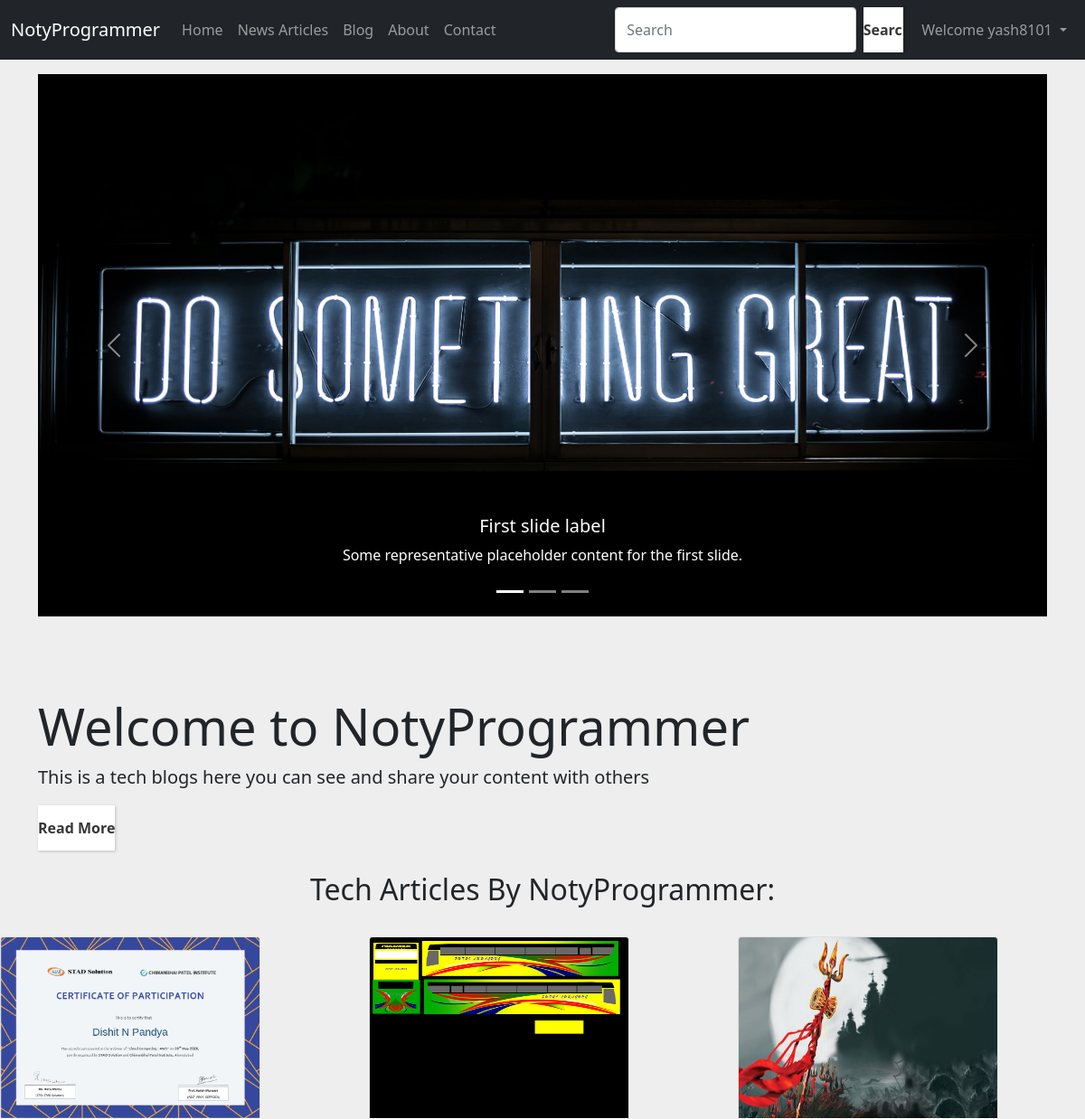
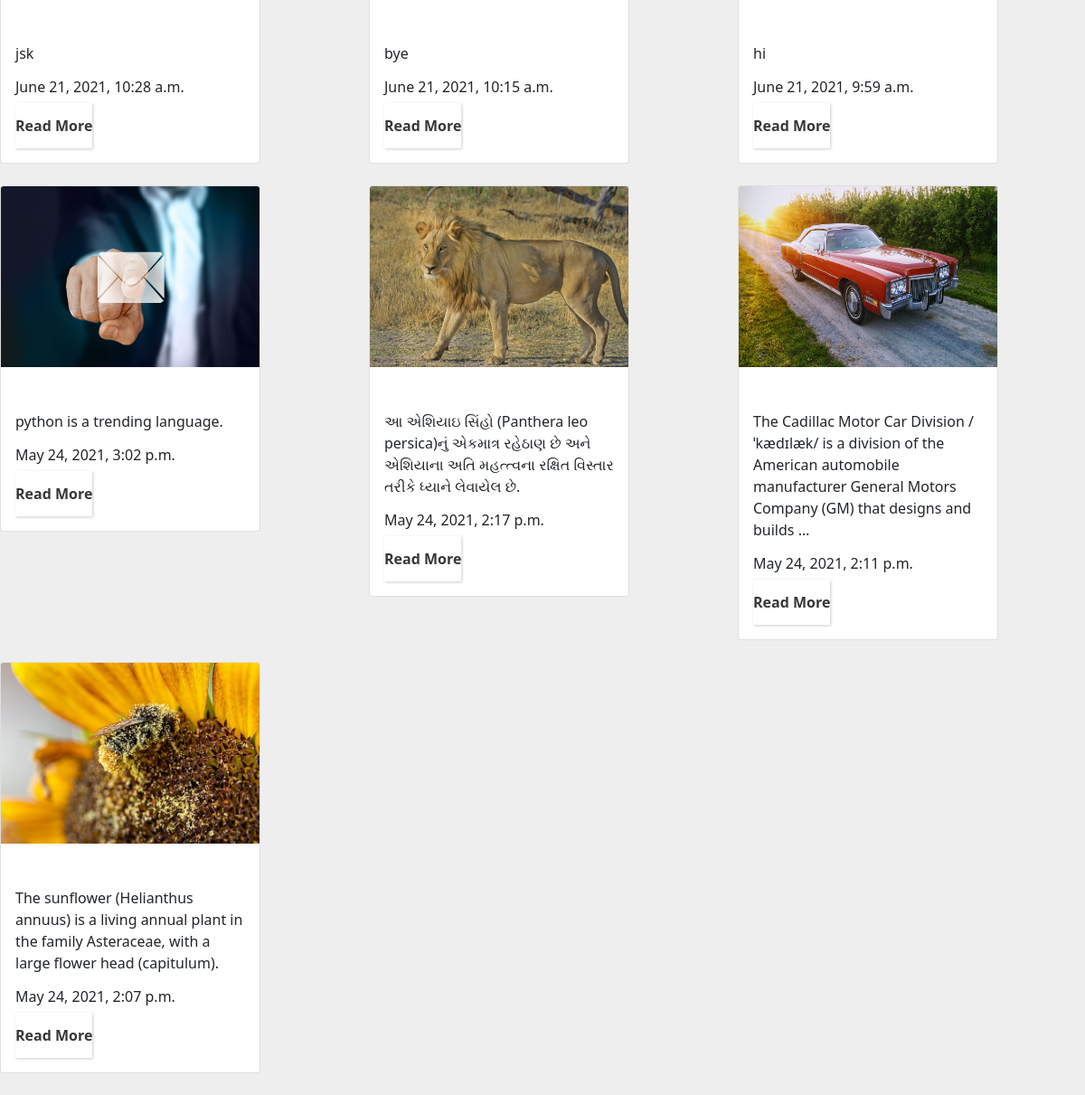
Screenshot of / (signed in) with the database file from the repository (2 pictures, top to bottom).
### blog/models.py (models this page shows, shortened)
class Post(models.Model):
    Sno=models.AutoField(primary_key=True)
    title=models.CharField(max_length=255)
    content=models.TextField()
    author=models.CharField(max_length=13)
    slug=models.CharField(max_length=130)
    timestamp=models.DateTimeField(auto_now_add=True,blank=True)
    img = models.ImageField( upload_to="blogImg",default="blogImg/2.jpg")
    class Meta:
       ordering = ['-timestamp']

### home/views.py (the view)
# urls.py: path('', views.home, name='home'),
def home(request):
    allpost = Post.objects.all()
    context = {'allpost':allpost}
    return render(request,'home/home.html',context)

### templates/home/home.html (shortened to what this page needs)
{% extends 'index.html' %}
{% block homeactive %} active {% endblock homeactive %}
{% block body %}
<html>
<link rel="stylesheet" href="../card.css">
<head>
<div class="container my-3">
<div id="carouselExampleCaptions" class="carousel slide" data-bs-ride="carousel">
  <div class="carousel-indicators">
    <button type="button" data-bs-target="#carouselExampleCaptions" data-bs-slide-to="0" class="active" aria-current="true" aria-label="Slide 1"></button>
    <button type="button" data-bs-target="#carouselExampleCaptions" data-bs-slide-to="1" aria-label="Slide 2"></button>
    <button type="button" data-bs-target="#carouselExampleCaptions" data-bs-slide-to="2" aria-label="Slide 3"></button>
  </div>
  <div class="carousel-inner">
    <div class="carousel-item active">
      <img src="../static/1.jpg" class="d-block w-100" alt="...">
      <div class="carousel-caption d-none d-md-block">
        <h5>First slide label</h5>
        <p>Some representative placeholder content for the first slide.</p>
      </div>
    </div>
  </div>
  <button class="carousel-control-prev" type="button" data-bs-target="#carouselExampleCaptions"  data-bs-slide="prev">
    <span class="carousel-control-prev-icon" aria-hidden="true"></span>
  </button>
  <button class="carousel-control-next" type="button" data-bs-target="#carouselExampleCaptions"  data-bs-slide="next">
    <span class="carousel-control-next-icon" aria-hidden="true"></span>
  </button>
</div>
</div>
<div class="jumbotron jumbotron-fluid">
  <div class="container">
    <h1 class="display-4">Welcome to NotyProgrammer</h1>
    <p class="lead">This is a tech blogs here you can see and share your content with others</p>
    <a href="blog/{{post.slug}}" class="btn btn-info">Read More</a>
  </div>
</div>
<center><h2> Tech Articles By NotyProgrammer:</h2></center>
<div class="row">
{% for post in allpost %}
<div class="col-sm">
<div class="card" style="width: 18rem;">
  <img src="{{post.img.url}}" class="card-img-top" style="height:200px;" alt="Soon Available">
  <div class="card-body">
    <h5 class="card-title">{{post.title}}</h5>
    <p class="card-text">{{post.content|truncatechars:150}}</p>
    <h6>{{post.timestamp}}</h6>
    <a href="blog/{{post.slug}}" class="btn btn-dark">Read More</a>
  </div>
</div>
</div>
{% endfor %}
</div>
{% endblock body %}

### templates/index.html (shortened to what this page needs)
<!doctype html>
<html lang="en">
<head>
  <link href="https://cdn.jsdelivr.net/npm/bootstrap@5.0.0-beta2/dist/css/bootstrap.min.css" rel="stylesheet"
>
<link rel="stylesheet" href="https://cdnjs.cloudflare.com/ajax/libs/font-awesome/4.7.0/css/font-awesome.min.css">
</head>
<body>
  <nav class="navbar navbar-expand-lg navbar-dark bg-dark">
    <div class="container-fluid">
      <a class="navbar-brand" href="/">NotyProgrammer</a>
      <div class="collapse navbar-collapse" id="navbarSupportedContent">
        <ul class="navbar-nav me-auto mb-2 mb-lg-0">
          <li class="nav-item {% block homeactive %}{% endblock homeactive %}">
            <a class="nav-link " href="/">Home</a>
          </li>
          <li class="nav-item {% block newsactive %}{% endblock newsactive %}">
            <a class="nav-link" href="/news">News Articles</a>
          </li>
          <li class="nav-item {% block blogactive %}{% endblock blogactive %}">
            <a class="nav-link" href="/blogs">Blog</a>
          </li>
          <li class="nav-item {% block aboutactive %}{% endblock aboutactive %}">
            <a class="nav-link" href="/about">About</a>
          </li>
          <li class="nav-item {% block contactactive %}{% endblock contactactive %}">
            <a class="nav-link" href="/contact_us">Contact</a>
          </li>
        </ul>
        <form class="d-flex" method="get" action="{% url 'search' %}" name="search">
          <input class="form-control me-2" type="search" placeholder="Search" aria-label="Search" name="query"
            id="query">
          <button class="btn btn-outline-primary" type="submit">Search</button>
        </form>
        {% if user.is_authenticated %}
        <ul class="navbar-nav ml-auto">
         <li class="nav-item dropdown">
          <a class="nav-link dropdown-toggle" href="#" id="navbarDropdown" role="button" data-bs-toggle="dropdown" aria-expanded="false">
             Welcome {{request.user}}
          </a>
        </li>
        </ul>
        {% else %}
        <a href="/signuppage" class="btn btn-light" tabindex="-1" role="button" aria-disabled="true">Signup</a>
&nbsp; &nbsp;
        <a href="/loginpage" class="btn btn-light" tabindex="-1" role="button" aria-disabled="true">Login</a>
        {% endif %}
      </div>
    </div>
  </nav>
  {% block body %}{% endblock body %}
</body>
</html>

### static/css/card.css (style rules this page uses)
body { background: #eee; }
.btn { background: white; color: #363738; font-weight: bold; outline: none; box-shadow: 1px 1px 3px 0 rgba(0, 0, 0, 0.2); overflow: hidden; border-radius: 0; height: 50px; line-height: 50px; display: inline-block; padding: 0; border: none; }

### templates/index.html (style rules this page uses)
h5 { color: white; }

### templates/home/home.html (style rules this page uses)
h2 { background-color: }
.carousel-item { height: 600px; }
.carousel-item img { height: 600px; }

### rows the page displays
Post: img (picture), content "jsk", timestamp "June 21, 2021, 10:28 a.m."
Post: img (picture), content "bye", timestamp "June 21, 2021, 10:15 a.m."
Post: img (picture), content "hi", timestamp "June 21, 2021, 9:59 a.m."
Post: img (picture), content "python is a trending language.", timestamp "May 24, 2021, 3:02 p.m."
Post: img (picture), content "આ એશિયાઇ સિંહો (Panthera leo persica)નું એકમાત્ર રહેઠાણ છે અને એશિયાના અતિ મહત્ત્વના રક્ષિત વિસ્તાર તરીકે ધ્યાને લેવાયેલ છે.", timestamp "May 24, 2021, 2:17 p.m."
Post: img (picture), content "The Cadillac Motor Car Division /ˈkædɪlæk/ is a division of the American automobile manufacturer General Motors Company (GM) that designs and builds …", timestamp "May 24, 2021, 2:11 p.m."
Post: img (picture), content "The sunflower (Helianthus annuus) is a living annual plant in the family Asteraceae, with a large flower head (capitulum).", timestamp "May 24, 2021, 2:07 p.m."

### other values shown
{{ request.user }} "yash8101"
